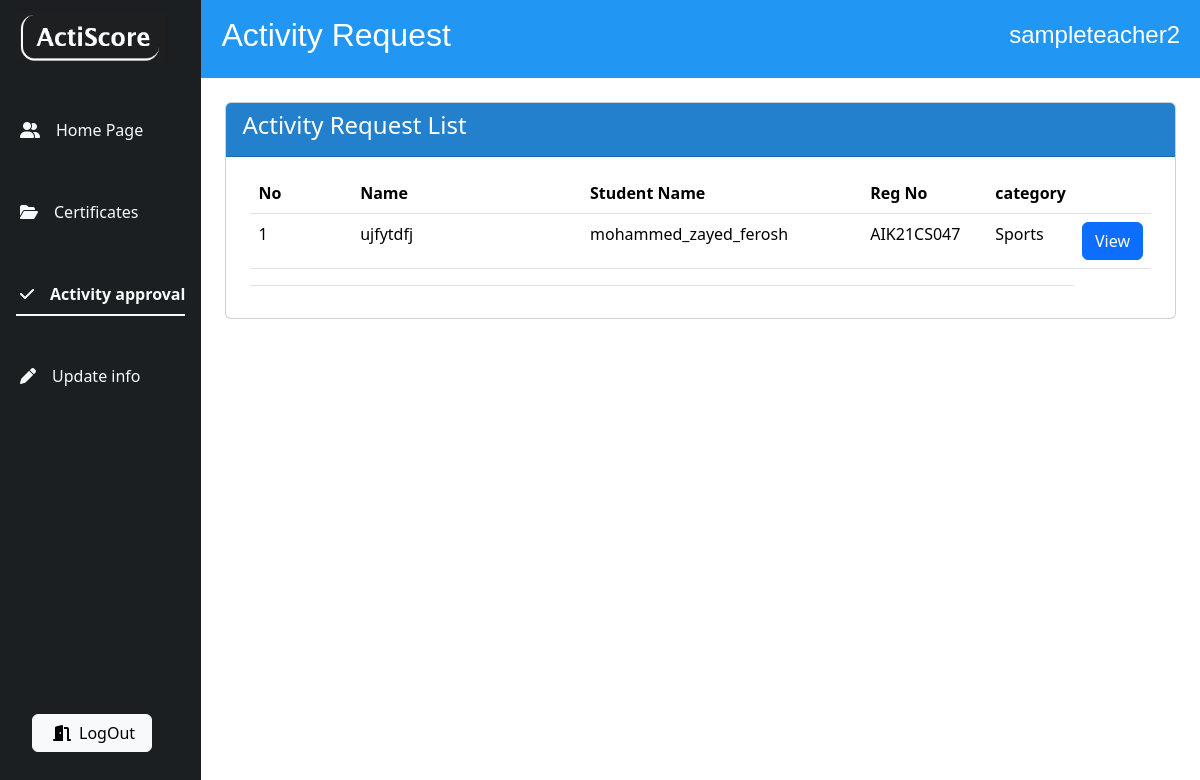
The page /teacher/approve_activity (signed in) on the database as committed earlier.
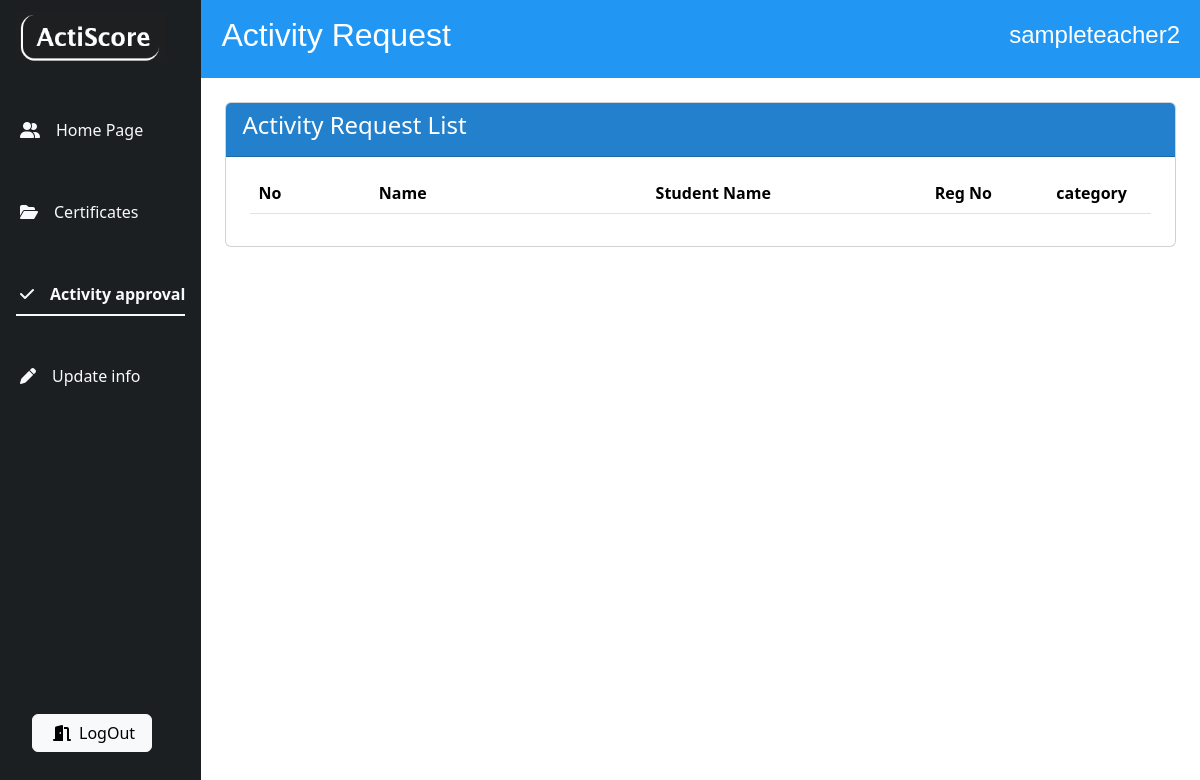
The same page on the database as committed later.
### homepg/models.py (models this page shows, shortened)
class Activity(models.Model):
    name = models.CharField(max_length=100)
    level = models.ForeignKey(Level,default=None,blank=True, on_delete=models.CASCADE)
    start_date = models.DateField(default=None,blank=True)
    end_date = models.DateField(default=None,blank = True)
    approved_status = models.BooleanField(default=False)
    certificate = models.FileField(upload_to='certificates/',default=None,blank=True)
    student = models.ForeignKey(Student,on_delete=models.CASCADE,blank=True,default=None)
    points_obtained = models.IntegerField(default=0)

class Student(models.Model):
    batches=(
        ('9','9'),
        ('10','10'),
        ('11','11'),
        ('12-a','12-a'),
        ('12-b','12-b'))
    name = models.CharField(max_length=100)
    regno = models.CharField(max_length=10,blank=True,null=False,unique=True,validators=[RegexValidator(regex=r'^(aik|AIK)\d{2}(cs|CS)\d{3}$',message='Enter a valid registration number.')] )
    batch = models.CharField(choices=batches,default='9',max_length=10)
    points = models.IntegerField(default=0)
    teacher = models.ForeignKey(Teacher,default=None,on_delete=models.SET_DEFAULT,null=True,blank=True)
    user = models.OneToOneField(CustomUser,on_delete=models.CASCADE)

class Level(models.Model):
    levelname = models.CharField(max_length=100,default='')
    subcategory = models.ForeignKey(Subcategory, on_delete=models.CASCADE)
    points_awarded = models.IntegerField(default=0)

class Subcategory(models.Model):
    name = models.CharField(max_length=100)
    category = models.ForeignKey(Category, on_delete=models.CASCADE)
    max = models.IntegerField()
    has_levels = models.BooleanField(default=False)
    additional = models.BooleanField(default=False)
    def __str__(self):
        return self.name

### homepg/decorators.py (the view)
    def wrapper_func (request,*args,**kwargs):
        if request.user.is_authenticated:
            if request.user.roles == 'teacher':
                return view_func(request,*args,**kwargs)
            else:
                return redirect('studvw')
        else:
            return redirect('loginpg')

### homepg/views.py (called while the page is built)
@authenticated_teacher
@login_required(login_url='/login')
def approve_activity(request):
    teachuser = request.user
    students = Student.objects.filter(teacher=Teacher.objects.get(user=request.user))
    qobj = Q(student=students[0])
    for i in students[1:]:
        qobj = qobj | Q(student=i)
    activities = Activity.objects.filter(qobj, approved_status=False)
    return render(request, 'approve_activities2.html', { 'activities' : activities ,'teachuser':teachuser})

### homepg/templates/approve_activities2.html (shortened to what the changed rows need)
{% load static %}
<!doctype html>
<html lang="en">
  <head>
    <link rel="stylesheet" href="https://cdnjs.cloudflare.com/ajax/libs/font-awesome/6.5.1/css/all.min.css" />
    <link href="https://cdn.jsdelivr.net/npm/bootstrap@5.3.3/dist/css/bootstrap.min.css" rel="stylesheet">
</head>
  <body>
    <div class="container-fluid">
        <div class="row flex-nowrap">
            <div class="col g-0">
                <div class="col g-0">
                    <nav class="navbar sticky-top px-2 py-3" style="background-color:#2196F3;color: #FFFFFF; font-family: Helvetica;">
                        <div class="container-fluid">
                            <h2 class="d-flex">Activity Request</h2>
                        </div>
                    </nav>
                <div class="card m-4">
                    <div class="card-body overflow-y-auto" style="max-height: 50vh;">
                        <div class=" mx-2">
                            <table class="table table-hover">
                                <thead>
                                    <tr>
                                        <th scope="col" style="width: 15%;">No</th>
                                        <th  scope="col" style="width: 35%;">Name</th>
                                        <th  scope="col" style="width: 35%;">Student Name</th>
                                        <th  scope="col" style="width: 35%;">Reg No</th>
                                        <th  scope="col" style="width: 35%;">category</th>
                                        <th scope="col"></th>
                                    </tr>
                                </thead>
                                <tbody>
                                    {% for request in activities %}
                                    <tr>
                                        <td scope="row">{{ forloop.counter }}</td>
                                        <td>{{ request.name }}</td>
                                        <td>{{ request.student.name }}</td>
                                        <td>{{ request.student.regno|upper }}</td>
                                        <td>{{ request.level.subcategory }}</td>
                                        <td>
                                            <button class="btn btn-primary" type="button" data-bs-toggle="collapse" data-bs-target="#collapseExample{{request.id}}" aria-expanded="false" aria-controls="collapseExample">
                                                View
                                              </button>
                                        </td>
                                    </tr>
                                    <tr>
                                        <td colspan="5">
                                        </td>
                                    </tr>
                                    {% endfor %}
                                </tbody>
                            </table>
                        </div>
                    </div>
                </div>
        </div>
    </div>
  </body>
</html>

Rows that differ between the two databases and show on the page:
no longer on this page (row edited): Activity: name "ujfytdfj", student.name "mohammed_zayed_ferosh", student.regno "AIK21CS047", level.subcategory "Sports"
